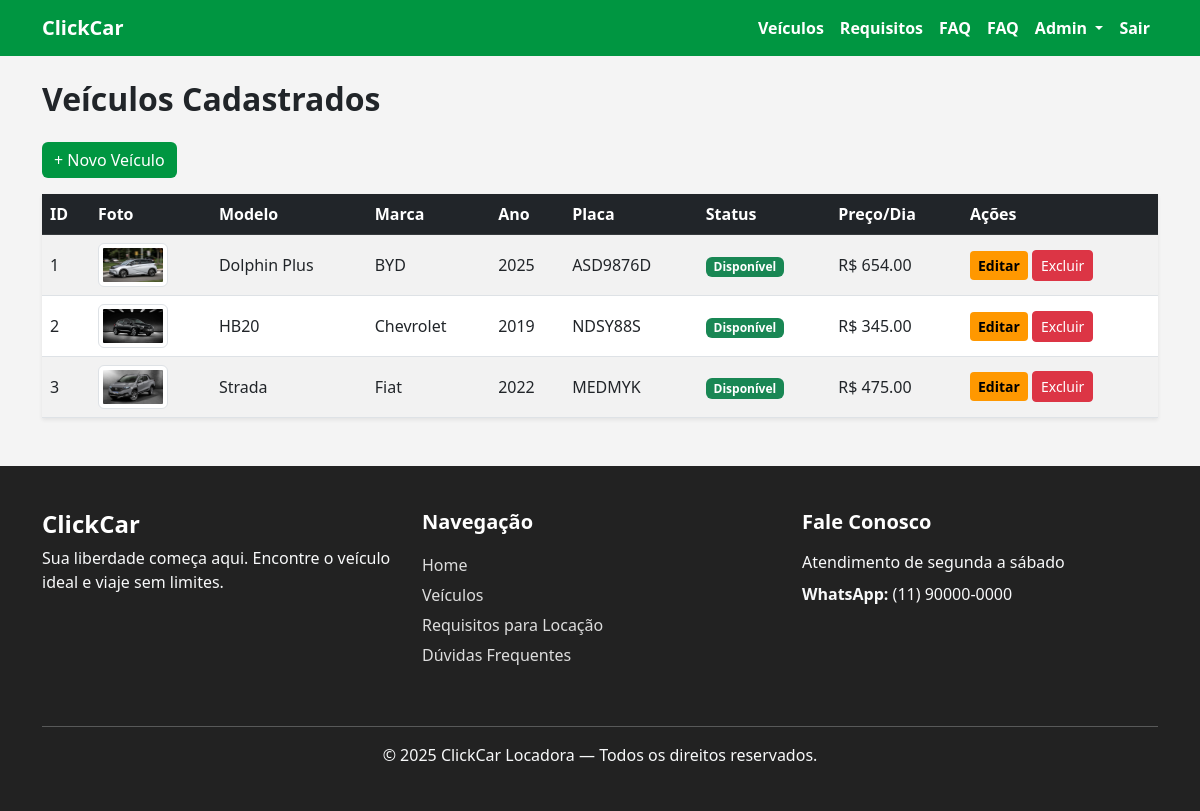
/admin/vehicles (signed in), run on the app's committed database.
### models/models.py (models this page shows)
class Veiculo(db.Model):
    __tablename__ = 'veiculos'
    id = db.Column(db.Integer, primary_key=True)
    modelo = db.Column(db.String(120), nullable=False)
    marca = db.Column(db.String(80), nullable=False)
    ano = db.Column(db.Integer, nullable=False)
    placa = db.Column(db.String(20), unique=True)
    cor = db.Column(db.String(30))
    tipo_id = db.Column(db.Integer, db.ForeignKey(
        'tipo_veiculo.id'), nullable=False)
    preco_por_dia = db.Column(db.Float, nullable=False)
    status = db.Column(db.String(30), default='disponivel')
    localizacao = db.Column(db.String(150))
    criado_em = db.Column(db.DateTime, default=datetime.utcnow)

class VehiclePhoto(db.Model):
    __tablename__ = 'vehicle_photos'
    id = db.Column(db.Integer, primary_key=True)
    veiculo_id = db.Column(db.Integer, db.ForeignKey(
        'veiculos.id'), nullable=False)
    filename = db.Column(db.String(200), nullable=False)
    veiculo = db.relationship("Veiculo", backref="fotos", lazy=True)

### controllers/controller.py (the view)
@main.route('/admin/vehicles')
@login_required
def admin_listar_veiculos():
    if current_user.perfil.nome_perfil not in ['Admin', 'Atendimento']:
        flash("Acesso negado", "danger")
        return redirect(url_for('main.index'))
    veiculos = Veiculo.query.all()
    return render_template('admin/vehicles/list.html', veiculos=veiculos)

### app.py (called while the page is built)
@login_manager.user_loader
def load_user(user_id):
    return Usuario.query.get(int(user_id))

### templates/admin/vehicles/list.html (shortened to what this page needs)
{% extends 'base.html' %}
{% block content %}
<h2 class="fw-bold mb-4">Veículos Cadastrados</h2>
<a href="{{ url_for('main.admin_novo_veiculo') }}" class="btn btn-primary mb-3">+ Novo Veículo</a>
<table class="table table-striped table-hover align-middle shadow-sm">
    <thead class="table-dark">
        <tr>
            <th>ID</th>
            <th>Foto</th>
            <th>Modelo</th>
            <th>Marca</th>
            <th>Ano</th>
            <th>Placa</th>
            <th>Status</th>
            <th>Preço/Dia</th>
            <th>Ações</th>
        </tr>
    </thead>
    <tbody>
        {% for v in veiculos %}
        <tr>
            <td>{{ v.id }}</td>
            <td>
                {% if v.fotos and v.fotos|length > 0 %}
                    <img src="{{ url_for('static', filename='uploads/' ~ v.fotos[0].filename) }}"
                         class="img-thumbnail"
                         style="width: 70px; height: auto;">
                {% else %}
                    <span class="text-muted">Sem foto</span>
                {% endif %}
            </td>
            <td>{{ v.modelo }}</td>
            <td>{{ v.marca }}</td>
            <td>{{ v.ano }}</td>
            <td>{{ v.placa }}</td>
            <td>
                {% if v.status == 'disponivel' %}
                    <span class="badge bg-success">Disponível</span>
                {% else %}
                    <span class="badge bg-danger">Indisponível</span>
                {% endif %}
            </td>
            <td>R$ {{ "%.2f"|format(v.preco_por_dia) }}</td>
            <td>
                <a href="{{ url_for('main.admin_editar_veiculo', id=v.id) }}"
                   class="btn btn-warning btn-sm">
                    Editar
                </a>
                <a href="{{ url_for('main.admin_excluir_veiculo', id=v.id) }}"
                   onclick="return confirm('Deseja realmente excluir este veículo?')"
                   class="btn btn-danger btn-sm">
                    Excluir
                </a>
            </td>
        </tr>
        {% endfor %}
    </tbody>
</table>
{% endblock %}

### templates/base.html (style rules this page uses)
:root { --primary-green: #009641; --yellow: #ff9800; --light-gray: #F4F4F4; --dark: #333; }
body { background-color: var(--light-gray); }
.btn-primary { background-color: var(--primary-green); border: none; }
.btn-warning { background-color: var(--yellow); color: black; border: none; font-weight: 600; }

### data on the page
Veiculo: id "1", filename (picture), modelo "Dolphin Plus", marca "BYD", ano "2025", placa "ASD9876D", status "Disponível", preco_por_dia "654.00"
Veiculo: id "2", filename (picture), modelo "HB20", marca "Chevrolet", ano "2019", placa "NDSY88S", status "Disponível", preco_por_dia "345.00"
Veiculo: id "3", filename (picture), modelo "Strada", marca "Fiat", ano "2022", placa "MEDMYK", status "Disponível", preco_por_dia "475.00"
